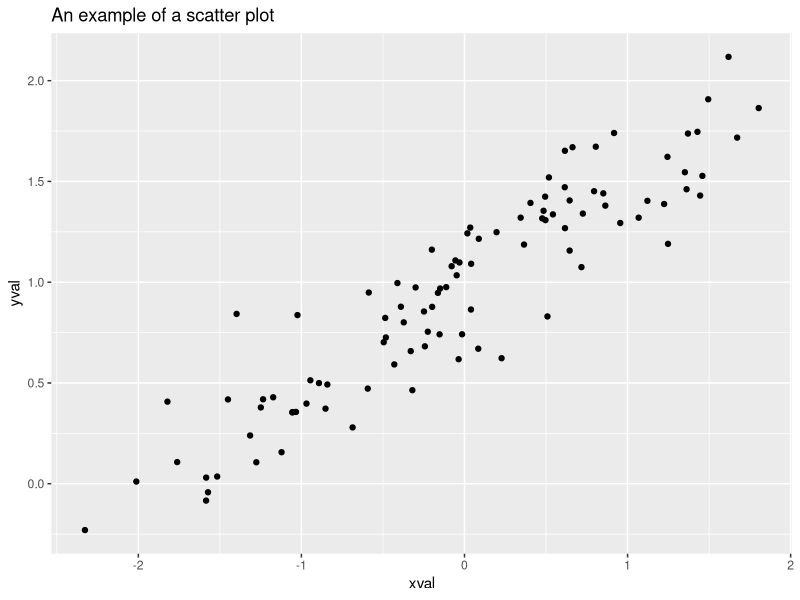

Generate this figure with R:
## ---- chunk 1
knitr::opts_chunk$set(echo = TRUE)
library(tidyverse)
## ---- chunk 2
dat <- tibble(xval=rnorm(100),yval=1+0.5*xval+0.2*rnorm(100))
ggplot(data=dat, mapping=aes(x=xval,y=yval)) +
    geom_point() + ggtitle("An example of a scatter plot")
